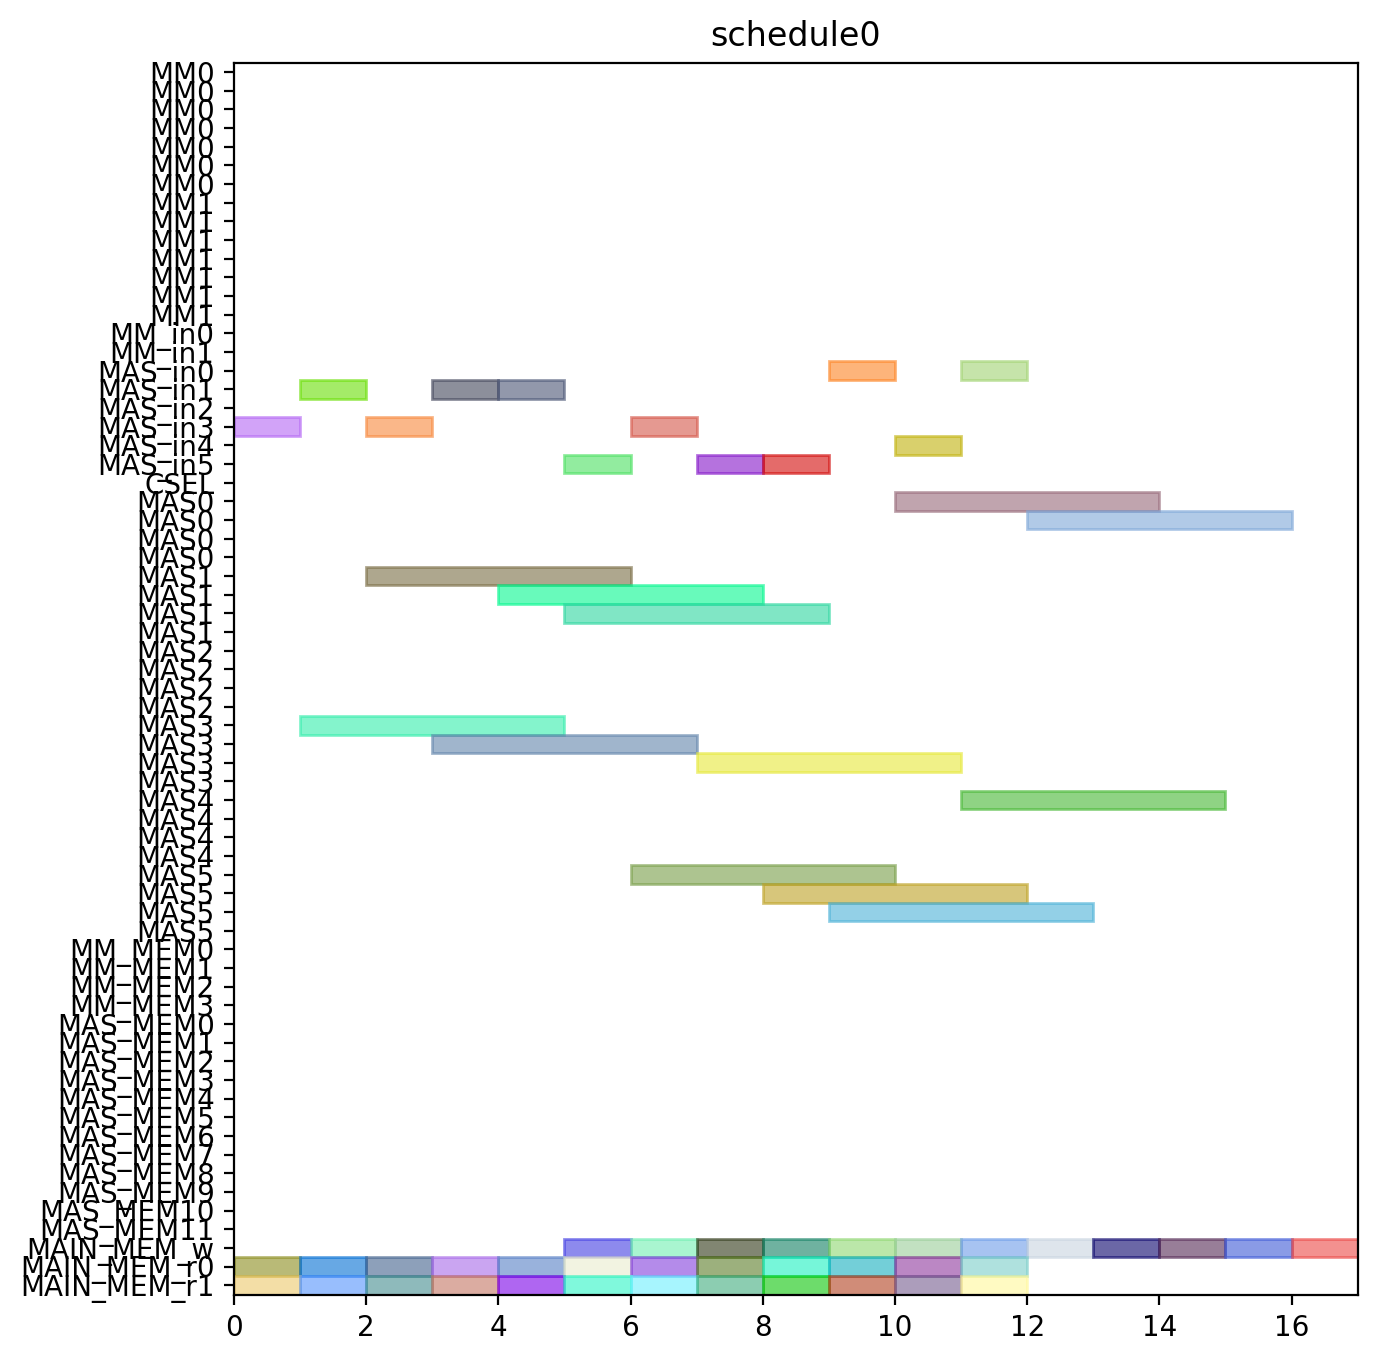

The Python source for this figure:
from pyschedule import Scenario, solvers, plotters, alt


def solve():
	horizon = 120
	S = Scenario("schedule0", horizon=horizon)

	# resource
	MM = S.Resources('MM', num=2, size=7)
	MM_in = S.Resources('MM_in', num=2)
	MAS_in = S.Resources('MAS_in', num=6)
	CSEL = S.Resource('CSEL')
	MAS = S.Resources('MAS', num=6, size=4, periods=range(1, horizon))
	MM_MEM = S.Resources('MM_MEM', num=4)
	MAS_MEM = S.Resources('MAS_MEM', num=12)
	MAIN_MEM_w = S.Resource('MAIN_MEM_w', size=1)
	MAIN_MEM_r = S.Resources('MAIN_MEM_r', num=2)

	# result of previous scheduling

	# new tasks
	c000 = S.Task('c000', length=4, delay_cost=1)
	c000 += alt(MAS)
	c000_in = S.Task('c000_in', length=1, delay_cost=1)
	c000_in += alt(MAS_in)
	S += c000_in*MAS_in[0]<=c000*MAS[0]

	S += c000_in*MAS_in[1]<=c000*MAS[1]

	S += c000_in*MAS_in[2]<=c000*MAS[2]

	S += c000_in*MAS_in[3]<=c000*MAS[3]

	S += c000_in*MAS_in[4]<=c000*MAS[4]

	S += c000_in*MAS_in[5]<=c000*MAS[5]

	S += 0<c000

	c000_w = S.Task('c000_w', length=1, delay_cost=1)
	c000_w += alt(MAIN_MEM_w)
	S += c000 <= c000_w

	c000_mem0 = S.Task('c000_mem0', length=1, delay_cost=1)
	c000_mem0 += MAIN_MEM_r[0]
	S += c000_mem0 <= c000

	c000_mem1 = S.Task('c000_mem1', length=1, delay_cost=1)
	c000_mem1 += MAIN_MEM_r[1]
	S += c000_mem1 <= c000

	c001 = S.Task('c001', length=4, delay_cost=1)
	c001 += alt(MAS)
	c001_in = S.Task('c001_in', length=1, delay_cost=1)
	c001_in += alt(MAS_in)
	S += c001_in*MAS_in[0]<=c001*MAS[0]

	S += c001_in*MAS_in[1]<=c001*MAS[1]

	S += c001_in*MAS_in[2]<=c001*MAS[2]

	S += c001_in*MAS_in[3]<=c001*MAS[3]

	S += c001_in*MAS_in[4]<=c001*MAS[4]

	S += c001_in*MAS_in[5]<=c001*MAS[5]

	S += 0<c001

	c001_w = S.Task('c001_w', length=1, delay_cost=1)
	c001_w += alt(MAIN_MEM_w)
	S += c001 <= c001_w

	c001_mem0 = S.Task('c001_mem0', length=1, delay_cost=1)
	c001_mem0 += MAIN_MEM_r[0]
	S += c001_mem0 <= c001

	c001_mem1 = S.Task('c001_mem1', length=1, delay_cost=1)
	c001_mem1 += MAIN_MEM_r[1]
	S += c001_mem1 <= c001

	c010 = S.Task('c010', length=4, delay_cost=1)
	c010 += alt(MAS)
	c010_in = S.Task('c010_in', length=1, delay_cost=1)
	c010_in += alt(MAS_in)
	S += c010_in*MAS_in[0]<=c010*MAS[0]

	S += c010_in*MAS_in[1]<=c010*MAS[1]

	S += c010_in*MAS_in[2]<=c010*MAS[2]

	S += c010_in*MAS_in[3]<=c010*MAS[3]

	S += c010_in*MAS_in[4]<=c010*MAS[4]

	S += c010_in*MAS_in[5]<=c010*MAS[5]

	S += 0<c010

	c010_w = S.Task('c010_w', length=1, delay_cost=1)
	c010_w += alt(MAIN_MEM_w)
	S += c010 <= c010_w

	c010_mem0 = S.Task('c010_mem0', length=1, delay_cost=1)
	c010_mem0 += MAIN_MEM_r[0]
	S += c010_mem0 <= c010

	c010_mem1 = S.Task('c010_mem1', length=1, delay_cost=1)
	c010_mem1 += MAIN_MEM_r[1]
	S += c010_mem1 <= c010

	c011 = S.Task('c011', length=4, delay_cost=1)
	c011 += alt(MAS)
	c011_in = S.Task('c011_in', length=1, delay_cost=1)
	c011_in += alt(MAS_in)
	S += c011_in*MAS_in[0]<=c011*MAS[0]

	S += c011_in*MAS_in[1]<=c011*MAS[1]

	S += c011_in*MAS_in[2]<=c011*MAS[2]

	S += c011_in*MAS_in[3]<=c011*MAS[3]

	S += c011_in*MAS_in[4]<=c011*MAS[4]

	S += c011_in*MAS_in[5]<=c011*MAS[5]

	S += 0<c011

	c011_w = S.Task('c011_w', length=1, delay_cost=1)
	c011_w += alt(MAIN_MEM_w)
	S += c011 <= c011_w

	c011_mem0 = S.Task('c011_mem0', length=1, delay_cost=1)
	c011_mem0 += MAIN_MEM_r[0]
	S += c011_mem0 <= c011

	c011_mem1 = S.Task('c011_mem1', length=1, delay_cost=1)
	c011_mem1 += MAIN_MEM_r[1]
	S += c011_mem1 <= c011

	c100 = S.Task('c100', length=4, delay_cost=1)
	c100 += alt(MAS)
	c100_in = S.Task('c100_in', length=1, delay_cost=1)
	c100_in += alt(MAS_in)
	S += c100_in*MAS_in[0]<=c100*MAS[0]

	S += c100_in*MAS_in[1]<=c100*MAS[1]

	S += c100_in*MAS_in[2]<=c100*MAS[2]

	S += c100_in*MAS_in[3]<=c100*MAS[3]

	S += c100_in*MAS_in[4]<=c100*MAS[4]

	S += c100_in*MAS_in[5]<=c100*MAS[5]

	S += 0<c100

	c100_w = S.Task('c100_w', length=1, delay_cost=1)
	c100_w += alt(MAIN_MEM_w)
	S += c100 <= c100_w

	c100_mem0 = S.Task('c100_mem0', length=1, delay_cost=1)
	c100_mem0 += MAIN_MEM_r[0]
	S += c100_mem0 <= c100

	c100_mem1 = S.Task('c100_mem1', length=1, delay_cost=1)
	c100_mem1 += MAIN_MEM_r[1]
	S += c100_mem1 <= c100

	c101 = S.Task('c101', length=4, delay_cost=1)
	c101 += alt(MAS)
	c101_in = S.Task('c101_in', length=1, delay_cost=1)
	c101_in += alt(MAS_in)
	S += c101_in*MAS_in[0]<=c101*MAS[0]

	S += c101_in*MAS_in[1]<=c101*MAS[1]

	S += c101_in*MAS_in[2]<=c101*MAS[2]

	S += c101_in*MAS_in[3]<=c101*MAS[3]

	S += c101_in*MAS_in[4]<=c101*MAS[4]

	S += c101_in*MAS_in[5]<=c101*MAS[5]

	S += 0<c101

	c101_w = S.Task('c101_w', length=1, delay_cost=1)
	c101_w += alt(MAIN_MEM_w)
	S += c101 <= c101_w

	c101_mem0 = S.Task('c101_mem0', length=1, delay_cost=1)
	c101_mem0 += MAIN_MEM_r[0]
	S += c101_mem0 <= c101

	c101_mem1 = S.Task('c101_mem1', length=1, delay_cost=1)
	c101_mem1 += MAIN_MEM_r[1]
	S += c101_mem1 <= c101

	c110 = S.Task('c110', length=4, delay_cost=1)
	c110 += alt(MAS)
	c110_in = S.Task('c110_in', length=1, delay_cost=1)
	c110_in += alt(MAS_in)
	S += c110_in*MAS_in[0]<=c110*MAS[0]

	S += c110_in*MAS_in[1]<=c110*MAS[1]

	S += c110_in*MAS_in[2]<=c110*MAS[2]

	S += c110_in*MAS_in[3]<=c110*MAS[3]

	S += c110_in*MAS_in[4]<=c110*MAS[4]

	S += c110_in*MAS_in[5]<=c110*MAS[5]

	S += 0<c110

	c110_w = S.Task('c110_w', length=1, delay_cost=1)
	c110_w += alt(MAIN_MEM_w)
	S += c110 <= c110_w

	c110_mem0 = S.Task('c110_mem0', length=1, delay_cost=1)
	c110_mem0 += MAIN_MEM_r[0]
	S += c110_mem0 <= c110

	c110_mem1 = S.Task('c110_mem1', length=1, delay_cost=1)
	c110_mem1 += MAIN_MEM_r[1]
	S += c110_mem1 <= c110

	c111 = S.Task('c111', length=4, delay_cost=1)
	c111 += alt(MAS)
	c111_in = S.Task('c111_in', length=1, delay_cost=1)
	c111_in += alt(MAS_in)
	S += c111_in*MAS_in[0]<=c111*MAS[0]

	S += c111_in*MAS_in[1]<=c111*MAS[1]

	S += c111_in*MAS_in[2]<=c111*MAS[2]

	S += c111_in*MAS_in[3]<=c111*MAS[3]

	S += c111_in*MAS_in[4]<=c111*MAS[4]

	S += c111_in*MAS_in[5]<=c111*MAS[5]

	S += 0<c111

	c111_w = S.Task('c111_w', length=1, delay_cost=1)
	c111_w += alt(MAIN_MEM_w)
	S += c111 <= c111_w

	c111_mem0 = S.Task('c111_mem0', length=1, delay_cost=1)
	c111_mem0 += MAIN_MEM_r[0]
	S += c111_mem0 <= c111

	c111_mem1 = S.Task('c111_mem1', length=1, delay_cost=1)
	c111_mem1 += MAIN_MEM_r[1]
	S += c111_mem1 <= c111

	c200 = S.Task('c200', length=4, delay_cost=1)
	c200 += alt(MAS)
	c200_in = S.Task('c200_in', length=1, delay_cost=1)
	c200_in += alt(MAS_in)
	S += c200_in*MAS_in[0]<=c200*MAS[0]

	S += c200_in*MAS_in[1]<=c200*MAS[1]

	S += c200_in*MAS_in[2]<=c200*MAS[2]

	S += c200_in*MAS_in[3]<=c200*MAS[3]

	S += c200_in*MAS_in[4]<=c200*MAS[4]

	S += c200_in*MAS_in[5]<=c200*MAS[5]

	S += 0<c200

	c200_w = S.Task('c200_w', length=1, delay_cost=1)
	c200_w += alt(MAIN_MEM_w)
	S += c200 <= c200_w

	c200_mem0 = S.Task('c200_mem0', length=1, delay_cost=1)
	c200_mem0 += MAIN_MEM_r[0]
	S += c200_mem0 <= c200

	c200_mem1 = S.Task('c200_mem1', length=1, delay_cost=1)
	c200_mem1 += MAIN_MEM_r[1]
	S += c200_mem1 <= c200

	c201 = S.Task('c201', length=4, delay_cost=1)
	c201 += alt(MAS)
	c201_in = S.Task('c201_in', length=1, delay_cost=1)
	c201_in += alt(MAS_in)
	S += c201_in*MAS_in[0]<=c201*MAS[0]

	S += c201_in*MAS_in[1]<=c201*MAS[1]

	S += c201_in*MAS_in[2]<=c201*MAS[2]

	S += c201_in*MAS_in[3]<=c201*MAS[3]

	S += c201_in*MAS_in[4]<=c201*MAS[4]

	S += c201_in*MAS_in[5]<=c201*MAS[5]

	S += 0<c201

	c201_w = S.Task('c201_w', length=1, delay_cost=1)
	c201_w += alt(MAIN_MEM_w)
	S += c201 <= c201_w

	c201_mem0 = S.Task('c201_mem0', length=1, delay_cost=1)
	c201_mem0 += MAIN_MEM_r[0]
	S += c201_mem0 <= c201

	c201_mem1 = S.Task('c201_mem1', length=1, delay_cost=1)
	c201_mem1 += MAIN_MEM_r[1]
	S += c201_mem1 <= c201

	c210 = S.Task('c210', length=4, delay_cost=1)
	c210 += alt(MAS)
	c210_in = S.Task('c210_in', length=1, delay_cost=1)
	c210_in += alt(MAS_in)
	S += c210_in*MAS_in[0]<=c210*MAS[0]

	S += c210_in*MAS_in[1]<=c210*MAS[1]

	S += c210_in*MAS_in[2]<=c210*MAS[2]

	S += c210_in*MAS_in[3]<=c210*MAS[3]

	S += c210_in*MAS_in[4]<=c210*MAS[4]

	S += c210_in*MAS_in[5]<=c210*MAS[5]

	S += 0<c210

	c210_w = S.Task('c210_w', length=1, delay_cost=1)
	c210_w += alt(MAIN_MEM_w)
	S += c210 <= c210_w

	c210_mem0 = S.Task('c210_mem0', length=1, delay_cost=1)
	c210_mem0 += MAIN_MEM_r[0]
	S += c210_mem0 <= c210

	c210_mem1 = S.Task('c210_mem1', length=1, delay_cost=1)
	c210_mem1 += MAIN_MEM_r[1]
	S += c210_mem1 <= c210

	c211 = S.Task('c211', length=4, delay_cost=1)
	c211 += alt(MAS)
	c211_in = S.Task('c211_in', length=1, delay_cost=1)
	c211_in += alt(MAS_in)
	S += c211_in*MAS_in[0]<=c211*MAS[0]

	S += c211_in*MAS_in[1]<=c211*MAS[1]

	S += c211_in*MAS_in[2]<=c211*MAS[2]

	S += c211_in*MAS_in[3]<=c211*MAS[3]

	S += c211_in*MAS_in[4]<=c211*MAS[4]

	S += c211_in*MAS_in[5]<=c211*MAS[5]

	S += 0<c211

	c211_w = S.Task('c211_w', length=1, delay_cost=1)
	c211_w += alt(MAIN_MEM_w)
	S += c211 <= c211_w

	c211_mem0 = S.Task('c211_mem0', length=1, delay_cost=1)
	c211_mem0 += MAIN_MEM_r[0]
	S += c211_mem0 <= c211

	c211_mem1 = S.Task('c211_mem1', length=1, delay_cost=1)
	c211_mem1 += MAIN_MEM_r[1]
	S += c211_mem1 <= c211

	solvers.mip.solve(S,msg=1,kind='CPLEX',ratio_gap=1.01)

	solution = [['hoge']*len(S.solution()[1]) for i in range(len(S.solution()))]
	for i in range(len(S.solution())):
		for j in range(len(S.solution()[i])):
			solution[i][j]=str(S.solution()[i][j])
	print(solution)

	cycles = int(solution[-1][3])

	pic_file_name = "/mnt/rose/usr1/fukuda/ABE/multiRAM_multiMAS_16mux/scheduling_result/stage7MM2_stage4MAS6/CONJ/schedule0.png"
	if(S.solution() != []):
		plotters.matplotlib.plot(S,img_filename=pic_file_name, show_task_labels=False, fig_size=(cycles*0.25+3, 8))

	return solution
